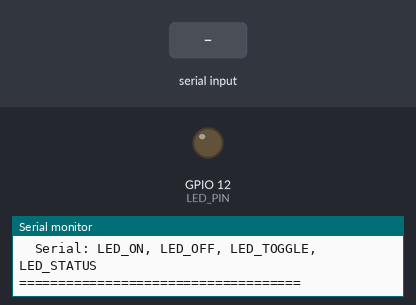
The program below on a simulated ESP32. Shown: output pins drawn as LEDs (lit = HIGH), the last lines printed to the serial monitor. The inputs (shaded band) are chosen by the test bench.

Above: at 2.2 s.
2.3 s: "LED_ON\n" received over Serial
At 2.8 s:
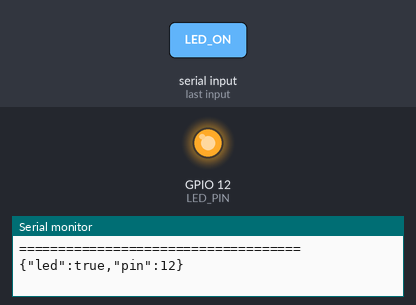
3.8 s: "LED_OFF\n" received over Serial
At 5.0 s:
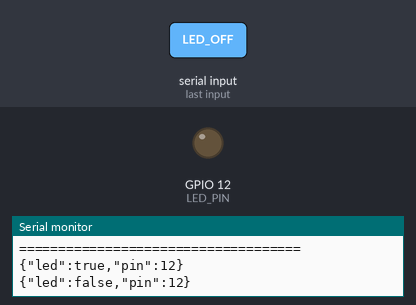
5.3 s: "LED_TOGGLE\n" received over Serial
At 6.3 s:
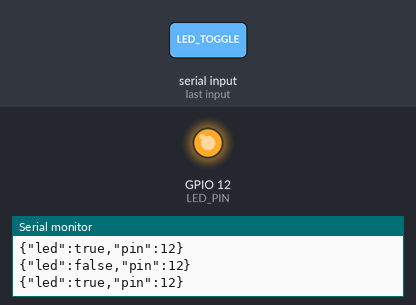
Timing chart, 0 to 8.3 s (numbered marks = the images above; inputs shaded):
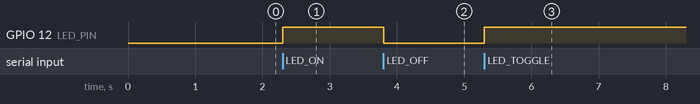

The program:

main.cpp
```cpp
/*
 * Hand Landmark Virtual Button - ESP32 LED Controller
 *
 * Firmware untuk menerima perintah ON/OFF LED dari Python
 * melalui Serial UART dan/atau WiFi WebSocket.
 *
 * Serial Commands: LED_ON, LED_OFF, LED_TOGGLE, LED_STATUS
 * WebSocket JSON:  {"action": "on"}, {"action": "off"},
 *                  {"action": "toggle"}, {"action": "status"}
 */

#include <Arduino.h>
#include <ArduinoJson.h>
#include "config.h"

#if ENABLE_WIFI
#include <WiFi.h>
#include <WebSocketsServer.h>
#endif

// ============================================
// Global Variables
// ============================================
bool ledState = false;
String serialBuffer = "";

#if ENABLE_WIFI
WebSocketsServer webSocket(WS_PORT);
bool wifiConnected = false;
#endif

// ============================================
// LED Control Functions
// ============================================
void setLed(bool state) {
    ledState = state;
    digitalWrite(LED_PIN, state ? LED_ON_STATE : !LED_ON_STATE);
}

void toggleLed() {
    setLed(!ledState);
}

// Kirim status LED sebagai JSON
String getLedStatusJson() {
    JsonDocument doc;
    doc["led"] = ledState;
    doc["pin"] = LED_PIN;
    String output;
    serializeJson(doc, output);
    return output;
}

// ============================================
// Serial Command Handler
// ============================================
#if ENABLE_SERIAL
void handleSerialCommand(String cmd) {
    cmd.trim();
    cmd.toUpperCase();

    if (cmd == "LED_ON") {
        setLed(true);
        Serial.println(getLedStatusJson());
    }
    else if (cmd == "LED_OFF") {
        setLed(false);
        Serial.println(getLedStatusJson());
    }
    else if (cmd == "LED_TOGGLE") {
        toggleLed();
        Serial.println(getLedStatusJson());
    }
    else if (cmd == "LED_STATUS") {
        Serial.println(getLedStatusJson());
    }
    else if (cmd.length() > 0) {
        Serial.println("{\"error\": \"Unknown command: " + cmd + "\"}");
    }
}

void processSerial() {
    while (Serial.available()) {
        char c = Serial.read();
        if (c == '\n' || c == '\r') {
            if (serialBuffer.length() > 0) {
                handleSerialCommand(serialBuffer);
                serialBuffer = "";
            }
        } else {
            serialBuffer += c;
        }
    }
}
#endif

// ============================================
// WebSocket Handler
// ============================================
#if ENABLE_WIFI
void handleWebSocketCommand(uint8_t clientNum, String payload) {
    JsonDocument doc;
    DeserializationError error = deserializeJson(doc, payload);

    if (error) {
        webSocket.sendTXT(clientNum, "{\"error\": \"Invalid JSON\"}");
        return;
    }

    String action = doc["action"].as<String>();

    if (action == "on") {
        setLed(true);
    }
    else if (action == "off") {
        setLed(false);
    }
    else if (action == "toggle") {
        toggleLed();
    }
    else if (action == "status") {
        // Hanya kirim status tanpa mengubah state
    }
    else {
        webSocket.sendTXT(clientNum, "{\"error\": \"Unknown action\"}");
        return;
    }

    // Kirim status ke semua client yang terhubung
    String status = getLedStatusJson();
    webSocket.broadcastTXT(status);

    // Juga kirim ke Serial untuk logging
    #if ENABLE_SERIAL
    Serial.print("[WS] ");
    Serial.println(status);
    #endif
}

void webSocketEvent(uint8_t clientNum, WStype_t type, uint8_t *payload, size_t length) {
    switch (type) {
        case WStype_DISCONNECTED:
            Serial.printf("[WS] Client #%u disconnected\n", clientNum);
            break;

        case WStype_CONNECTED: {
            IPAddress ip = webSocket.remoteIP(clientNum);
            Serial.printf("[WS] Client #%u connected from %s\n", clientNum, ip.toString().c_str());
            // Kirim status saat client connect
            webSocket.sendTXT(clientNum, getLedStatusJson());
            break;
        }

        case WStype_TEXT:
            handleWebSocketCommand(clientNum, String((char *)payload));
            break;

        default:
            break;
    }
}

void setupWiFi() {
    Serial.print("[WiFi] Connecting to ");
    Serial.println(WIFI_SSID);

    WiFi.begin(WIFI_SSID, WIFI_PASSWORD);
    WiFi.setAutoReconnect(true);

    int attempts = 0;
    while (WiFi.status() != WL_CONNECTED && attempts < 20) {
        delay(500);
        Serial.print(".");
        attempts++;
    }

    if (WiFi.status() == WL_CONNECTED) {
        wifiConnected = true;
        Serial.println();
        Serial.print("[WiFi] Connected! IP: ");
        Serial.println(WiFi.localIP());
        Serial.printf("[WiFi] WebSocket server on port %d\n", WS_PORT);

        webSocket.begin();
        webSocket.onEvent(webSocketEvent);
    } else {
        Serial.println();
        Serial.println("[WiFi] Connection FAILED - running Serial-only mode");
    }
}
#endif

// ============================================
// Setup & Loop
// ============================================
void setup() {
    // Initialize Serial
    Serial.begin(SERIAL_BAUD);
    delay(1000);

    Serial.println("====================================");
    Serial.println("  Hand Landmark LED Controller");
    Serial.println("  ESP32 Firmware v1.0");
    Serial.println("====================================");

    // Initialize LED
    pinMode(LED_PIN, OUTPUT);
    setLed(false);
    Serial.printf("[LED] Initialized on GPIO %d\n", LED_PIN);

    // Initialize WiFi + WebSocket
    #if ENABLE_WIFI
    setupWiFi();
    #else
    Serial.println("[WiFi] Disabled in config");
    #endif

    Serial.println("[Ready] Waiting for commands...");
    Serial.println("  Serial: LED_ON, LED_OFF, LED_TOGGLE, LED_STATUS");
    #if ENABLE_WIFI
    if (wifiConnected) {
        Serial.println("  WebSocket: {\"action\": \"on/off/toggle/status\"}");
    }
    #endif
    Serial.println("====================================");
}

void loop() {
    // Process Serial commands
    #if ENABLE_SERIAL
    processSerial();
    #endif

    // Process WebSocket events
    #if ENABLE_WIFI
    if (wifiConnected) {
        webSocket.loop();
    }
    #endif
}
```

config.h
```cpp
#ifndef CONFIG_H
#define CONFIG_H

// ============================================
// Pin Configuration
// ============================================
#define LED_PIN 12 // Built-in LED (GPIO 2) - ganti jika pakai LED eksternal
#define LED_ON_STATE HIGH // HIGH = LED menyala (built-in LED ESP32)

// ============================================
// Serial Configuration
// ============================================
#define SERIAL_BAUD 115200

// ============================================
// WiFi Configuration
// ============================================
#define WIFI_SSID "YOURSSID"         // Ganti dengan SSID WiFi Anda
#define WIFI_PASSWORD "YOURPASSWORD" // Ganti dengan password WiFi Anda

// ============================================
// WebSocket Configuration
// ============================================
#define WS_PORT 81 // WebSocket server port

// ============================================
// Enable/Disable Features
// ============================================
#define ENABLE_WIFI false  // Set false jika hanya pakai Serial
#define ENABLE_SERIAL true // Set false jika hanya pakai WiFi

#endif // CONFIG_H
```

Measured:
- after the input at 2.3 s, GPIO 12 (LED_PIN): LOW → HIGH at once
- after the input at 3.8 s, GPIO 12 (LED_PIN): HIGH → LOW at once
- after the input at 5.3 s, GPIO 12 (LED_PIN): LOW → HIGH at once
